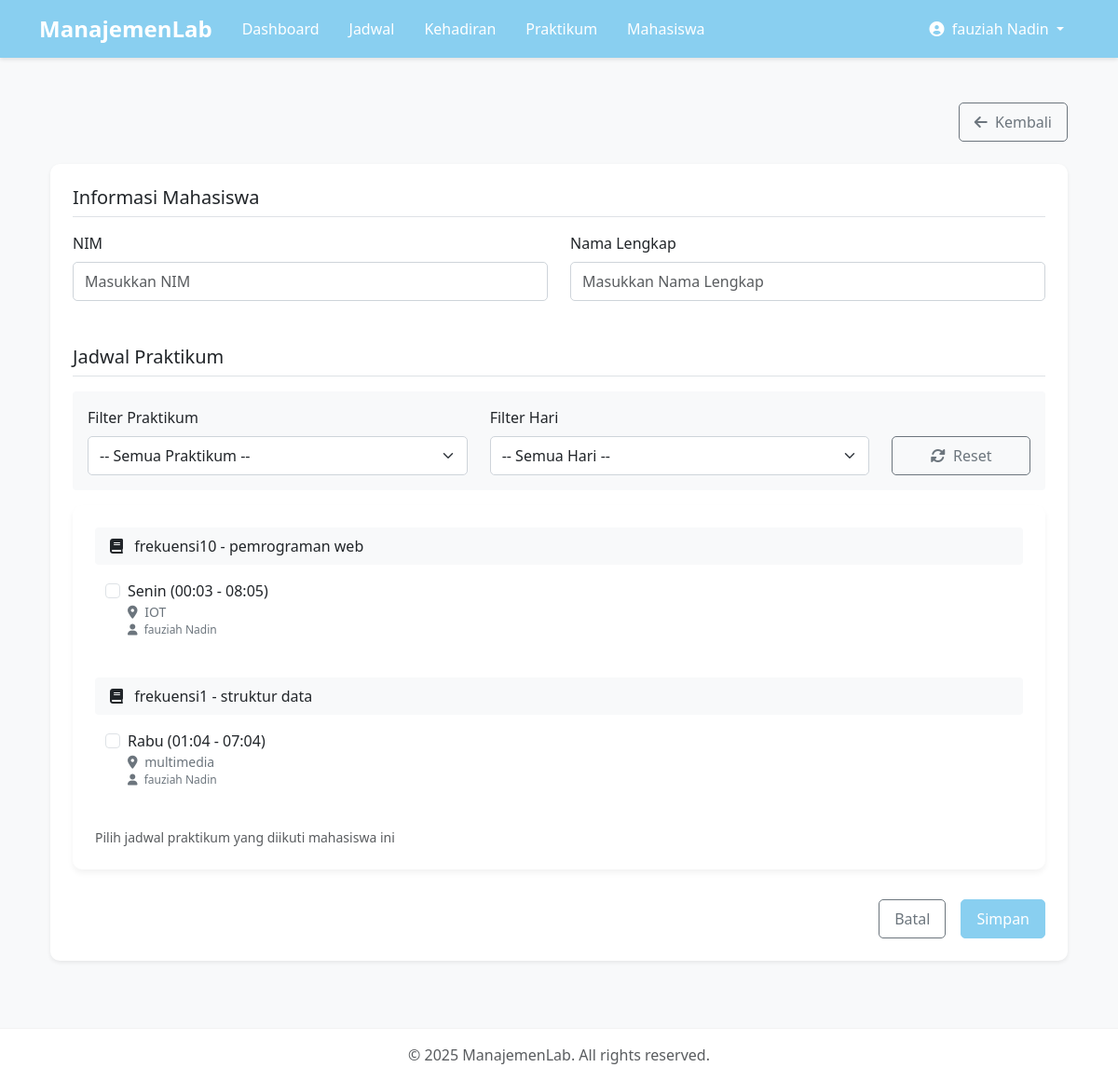
/labApp/mahasiswa/tambah/ (signed in), run on the app's committed database.
### labApp/models.py (models this page shows, shortened)
class User(AbstractUser):
    ROLE_CHOICES = (
        ('dosen', 'Dosen'),
        ('asisten', 'Asisten'),
    )
    role = models.CharField(max_length=10, choices=ROLE_CHOICES)
    def is_dosen(self):
        return self.role == 'dosen'
    def is_asisten(self):
        return self.role == 'asisten'

class Praktikum(models.Model):
    nama = models.CharField(max_length=100)
    kode = models.CharField(max_length=20)
    deskripsi = models.TextField(blank=True, null=True)
    tanggal = models.DateTimeField(auto_now_add=True)
    dosen = models.ForeignKey(User, on_delete=models.CASCADE, related_name='praktikum_dosen', limit_choices_to={'role': 'dosen'})
    def __str__(self):
        return f"{self.kode} - {self.nama}"
    class Meta:
        ordering = ['nama']
        verbose_name_plural = 'Praktikum'

class Jadwal(models.Model):
    HARI_CHOICES = (
        ('senin', 'Senin'),
        ('selasa', 'Selasa'),
        ('rabu', 'Rabu'),
        ('kamis', 'Kamis'),
        ('jumat', 'Jumat'),
        ('sabtu', 'Sabtu'),
    )
    RUANGAN_CHOICES = (
        ('IoT', 'IoT'),
        ('Start Up', 'Start Up'),
        ('Multimedia', 'Multimedia'),
        ('Microcontroller', 'Microcontroller'),
        ('Computer Vision', 'Computer Vision'),
        ('Networking', 'Networking'),
        ('Data Science', 'Data Science'),
    )
    praktikum = models.ForeignKey(Praktikum, on_delete=models.CASCADE)
    hari = models.CharField(max_length=10, choices=HARI_CHOICES)
    waktu_mulai = models.TimeField()
    waktu_selesai = models.TimeField()
    ruangan = models.CharField(max_length=50, choices=RUANGAN_CHOICES)
    dosen = models.ForeignKey(User, on_delete=models.CASCADE, related_name='jadwal_dosen', limit_choices_to={'role': 'dosen'})
    asisten = models.ManyToManyField(User, related_name='jadwal_asisten', limit_choices_to={'role': 'asisten'})
    class Meta:
        ordering = ['hari', 'waktu_mulai']

### labApp/views.py (the view)
# urls.py: path('mahasiswa/tambah/', views.mahasiswa_create, name='mahasiswa_create'),
@login_required
def mahasiswa_create(request):
    if not request.user.is_dosen():
        messages.error(request, 'Anda tidak memiliki izin untuk menambah data mahasiswa.')
        return redirect('dashboard')
    if request.method == 'POST':
        form = MahasiswaForm(request.POST, user=request.user)
        if form.is_valid():
            try:
                mahasiswa = form.save()
                messages.success(request, 'Data mahasiswa berhasil ditambahkan.')
                return redirect('labApp:mahasiswa_list')
            except Exception as e:
                messages.error(request, f'Terjadi kesalahan saat menyimpan data: {str(e)}')
    else:
        form = MahasiswaForm(user=request.user)
    return render(request, 'dosen/mahasiswa_form.html', {'form': form})

### labApp/models.py (called while the page is built)
    def __str__(self):
        return f"{self.nim} - {self.nama}"

### labApp/templates/dosen/mahasiswa_form.html (shortened to what this page needs)
{% extends 'labApp/base.html' %}
{% block content %}
<div class="container py-4">
    <div class="d-flex justify-content-between align-items-center mb-4">
        <a href="{% url 'labApp:mahasiswa_list' %}" class="btn btn-outline-secondary">
            <i class="fas fa-arrow-left me-1"></i> Kembali
        </a>
    </div>
    <div class="card shadow-sm">
        <div class="card-body">
            <form method="post">
                <div class="form-section">
                    <h5 class="form-section-title">Informasi Mahasiswa</h5>
                    <div class="row">
                        <div class="col-md-6 mb-3">
                            <label for="{{ form.nim.id_for_label }}" class="form-label">NIM</label>
                            {{ form.nim }}
                        </div>
                        <div class="col-md-6 mb-3">
                            <label for="{{ form.nama.id_for_label }}" class="form-label">Nama Lengkap</label>
                            {{ form.nama }}
                        </div>
                    </div>
                </div>
                <div class="form-section">
                    <h5 class="form-section-title">Jadwal Praktikum</h5>
                    <div class="jadwal-filter-section">
                        <div class="row">
                            <div class="col-md-5 mb-3 mb-md-0">
                                <label for="{{ form.praktikum_filter.id_for_label }}" class="form-label">Filter Praktikum</label>
                                {{ form.praktikum_filter }}
                            </div>
                            <div class="col-md-5 mb-3 mb-md-0">
                                <label for="{{ form.hari_filter.id_for_label }}" class="form-label">Filter Hari</label>
                                {{ form.hari_filter }}
                            </div>
                            <div class="col-md-2 d-flex align-items-end">
                                <button type="button" id="reset-filter" class="btn btn-outline-secondary w-100">
                                    <i class="fas fa-sync-alt me-1"></i> Reset
                                </button>
                            </div>
                        </div>
                    </div>
                    <div class="card">
                        <div class="card-body">
                            {% if form.jadwal.field.queryset %}
                                <div id="jadwal-container">
                                    {% regroup form.jadwal.field.queryset by praktikum as praktikum_list %}
                                    {% for praktikum_group in praktikum_list %}
                                        <div class="jadwal-group" data-praktikum-id="{{ praktikum_group.grouper.id }}">
                                            <div class="jadwal-group-title">
                                                <i class="fas fa-book me-2"></i> {{ praktikum_group.grouper }}
                                            </div>
                                            <div class="row">
                                                {% for jadwal in praktikum_group.list %}
                                                    <div class="col-md-6 mb-2 jadwal-item-container"
                                                         data-praktikum-id="{{ jadwal.praktikum.id }}"
                                                         data-hari="{{ jadwal.hari }}">
                                                        <div class="jadwal-item p-2 rounded">
                                                            <div class="form-check">
                                                                <input type="checkbox" name="jadwal" value="{{ jadwal.id }}"
                                                                    id="jadwal_{{ jadwal.id }}" class="form-check-input jadwal-checkbox"
                                                                    {% if jadwal in form.instance.jadwal.all %}checked{% endif %}>
                                                                <label for="jadwal_{{ jadwal.id }}" class="form-check-label w-100">
                                                                    <div class="jadwal-info">
                                                                        <span class="jadwal-time">
                                                                            {{ jadwal.get_hari_display }} ({{ jadwal.waktu_mulai|time:"H:i" }} - {{ jadwal.waktu_selesai|time:"H:i" }})
                                                                        </span>
                                                                        <span class="jadwal-details">
                                                                            <i class="fas fa-map-marker-alt me-1"></i> {{ jadwal.ruangan }}
                                                                        </span>
                                                                        <span class="jadwal-dosen">
                                                                            <i class="fas fa-user me-1"></i> {{ jadwal.dosen.get_full_name|default:jadwal.dosen.username }}
                                                                        </span>
                                                                    </div>
                                                                </label>
                                                            </div>
                                                        </div>
                                                    </div>
                                                {% endfor %}
                                            </div>
                                        </div>
                                    {% endfor %}
                                </div>
                            {% else %}
                                <div class="alert alert-info mb-0">
                                    <i class="fas fa-info-circle me-2"></i> Belum ada jadwal praktikum yang tersedia.
                                </div>
                            {% endif %}
                            <small class="text-muted d-block mt-2">{{ form.jadwal.help_text }}</small>
                        </div>
                    </div>
                </div>
                <div class="d-grid gap-2 d-md-flex justify-content-md-end">
                    <a href="{% url 'labApp:mahasiswa_list' %}" class="btn btn-outline-secondary me-md-2">Batal</a>
                    <button type="submit" class="btn btn-primary">Simpan</button>
                </div>
            </form>
        </div>
    </div>
</div>
{% endblock %}

### labApp/templates/labApp/base.html (shortened to what this page needs)
<!DOCTYPE html>
<html lang="id">
<head>
    <link href="https://cdn.jsdelivr.net/npm/bootstrap@5.3.0/dist/css/bootstrap.min.css" rel="stylesheet">
    <link rel="stylesheet" href="https://cdnjs.cloudflare.com/ajax/libs/font-awesome/6.0.0/css/all.min.css">
    <link rel="stylesheet" href="/static/css/style.css">
</head>
<body>
    {% if user.is_authenticated %}
    <nav class="navbar navbar-expand-lg navbar-dark">
        <div class="container">
            <a class="navbar-brand" href="{% url 'labApp:dashboard' %}">ManajemenLab</a>
            <div class="collapse navbar-collapse" id="navbarNav">
                <ul class="navbar-nav me-auto">
                    <li class="nav-item">
                        <a class="nav-link" href="{% url 'labApp:dashboard' %}">Dashboard</a>
                    </li>
                    <li class="nav-item">
                        <a class="nav-link" href="{% url 'labApp:jadwal_list' %}">Jadwal</a>
                    </li>
                    <li class="nav-item">
                        <a class="nav-link" href="{% url 'labApp:kehadiran_list' %}">Kehadiran</a>
                    </li>
                    {% if user.is_dosen %}
                    <li class="nav-item">
                        <a class="nav-link" href="{% url 'labApp:praktikum_list' %}">Praktikum</a>
                    </li>
                    <li class="nav-item">
                        <a class="nav-link" href="{% url 'labApp:mahasiswa_list' %}">Mahasiswa</a>
                    </li>
                    {% endif %}
                </ul>
                <ul class="navbar-nav">
                    <li class="nav-item dropdown">
                        <a class="nav-link dropdown-toggle" href="#" id="navbarDropdown" role="button" data-bs-toggle="dropdown">
                            <i class="fas fa-user-circle me-1"></i> {{ user.get_full_name|default:user.username }}
                        </a>
                    </li>
                </ul>
            </div>
        </div>
    </nav>
    {% endif %}
    <div class="container mt-4">
        {% block content %}{% endblock %}
    </div>
    <footer class="footer mt-5 py-3">
        <div class="container text-center">
            <span class="text-muted">© {% now "Y" %} ManajemenLab. All rights reserved.</span>
        </div>
    </footer>
</body>
</html>

### labApp/static/css/style.css (style rules this page uses)
:root { --color-gray: #6c757d; --color-baby-blue: #89CFF0; --color-light-blue: #B6D0E2; --color-white: #ffffff; --color-light-gray: #f8f9fa; --color-dark-gray: #343a40; }
body { font-family: 'Segoe UI', Tahoma, Geneva, Verdana, sans-serif; background-color: var(--color-light-gray); color: var(--color-dark-gray); min-height: 100vh; display: flex; flex-direction: column; }
.navbar { background-color: var(--color-baby-blue); box-shadow: 0 2px 4px rgba(0, 0, 0, 0.1); }
.navbar-brand { font-weight: 700; font-size: 1.5rem; }
.navbar-dark .navbar-nav .nav-link { color: var(--color-white); font-weight: 500; padding: 0.5rem 1rem; transition: all 0.3s ease; }
.card { border: none; border-radius: 10px; box-shadow: 0 4px 6px rgba(0, 0, 0, 0.05); transition: transform 0.3s ease, box-shadow 0.3s ease; }
.card-body { padding: 1.5rem; }
.btn { border-radius: 5px; font-weight: 500; padding: 0.5rem 1rem; transition: all 0.3s ease; }
.btn-primary { background-color: var(--color-baby-blue); border-color: var(--color-baby-blue); }
.form-control, .form-select { border-radius: 5px; border: 1px solid #ced4da; padding: 0.5rem 0.75rem; transition: border-color 0.3s ease, box-shadow 0.3s ease; }
.footer { margin-top: auto; background-color: var(--color-white); border-top: 1px solid rgba(0, 0, 0, 0.05); padding: 1rem 0; }

### labApp/templates/dosen/mahasiswa_form.html (style rules this page uses)
.jadwal-item { border-left: 3px solid transparent; transition: all 0.2s ease; }
.jadwal-group { margin-bottom: 1.5rem; }
.jadwal-group-title { background-color: #f8f9fa; padding: 0.5rem 1rem; margin-bottom: 0.5rem; border-radius: 0.25rem; font-weight: 500; }
.jadwal-filter-section { background-color: #f8f9fa; padding: 1rem; border-radius: 0.25rem; margin-bottom: 1rem; }
.jadwal-info { display: flex; flex-direction: column; }
.jadwal-time { font-weight: 500; }
.jadwal-details { font-size: 0.875rem; color: #6c757d; }
.jadwal-dosen { font-size: 0.75rem; color: #6c757d; }
.form-section { margin-bottom: 2rem; }
.form-section-title { border-bottom: 1px solid #dee2e6; padding-bottom: 0.5rem; margin-bottom: 1rem; font-weight: 500; }

### data on the page
User: get_full_name "fauziah Nadin"
Praktikum: grouper "frekuensi10 - pemrograman web"
Jadwal: hari "Senin", waktu_mulai "00:03", waktu_selesai "08:05", ruangan "IOT", dosen.get_full_name "fauziah Nadin"
Praktikum: grouper "frekuensi1 - struktur data"
Jadwal: hari "Rabu", waktu_mulai "01:04", waktu_selesai "07:04", ruangan "multimedia", dosen.get_full_name "fauziah Nadin"
